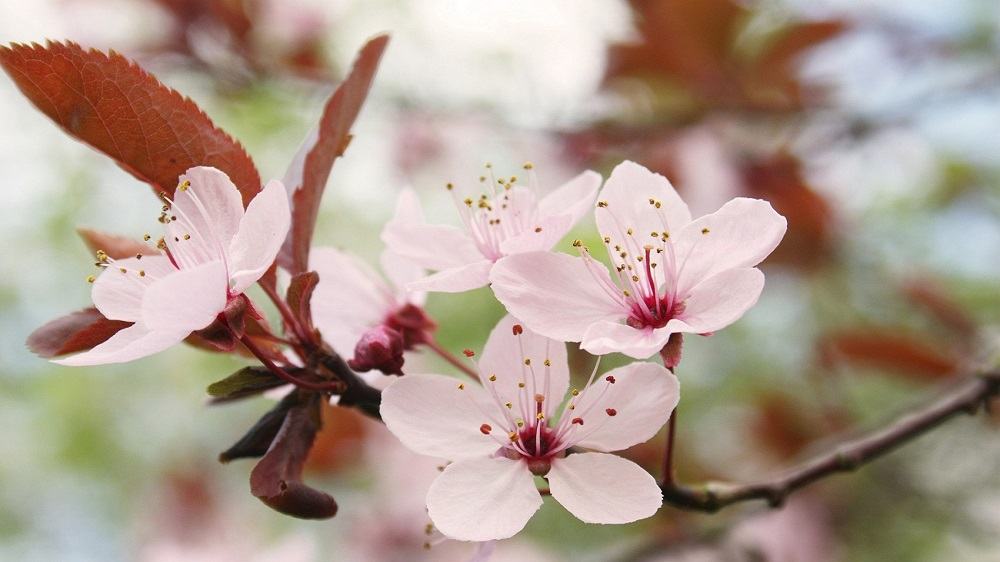
#> input picture sakuraBlossom.jpg, 1000 x 562 px
$ jupyter execute 'Image Blending.ipynb'
#> lines starting #> are read from the running program, lines starting #| are printed output that depends on the picture
[cell 1]
"""
Khawla Alarfaj
Image Blending

"""
import cv2 as cv
import numpy as np
import matplotlib.pyplot as plt

img1 = cv.imread("sakuraBlossom.jpg")
#> img1 is the input picture: shape (562, 1000, 3); mean B, G, R 142.9, 155.1, 173.7
img2 = cv.imread("sakuraTree.png")
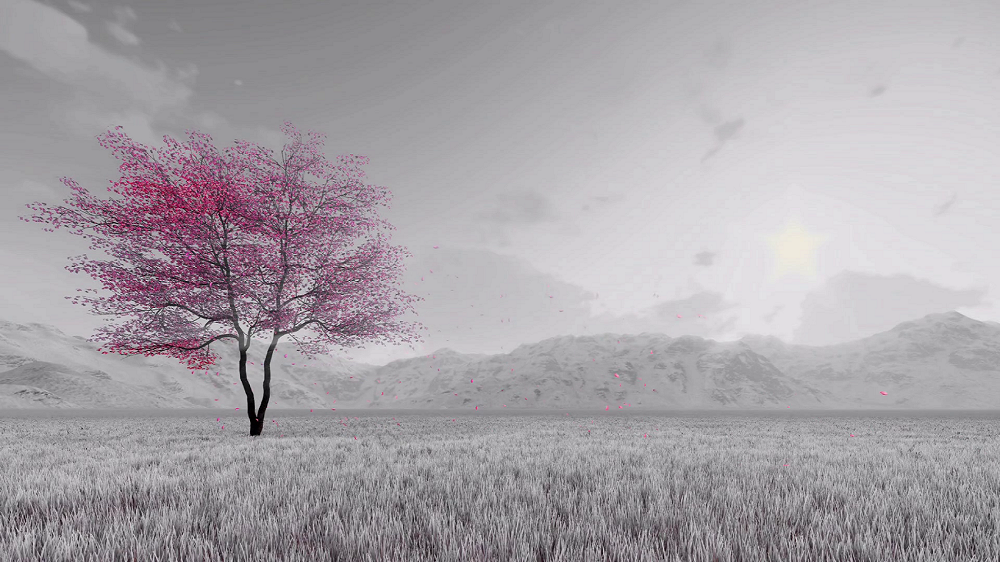
#> input picture sakuraTree.png, 1000 x 562 px
#> img2 is the input picture: shape (562, 1000, 3); mean B, G, R 167.9, 162.7, 167.7

for alpha in np.arange(0, 1, 0.1):
    dst = cv.addWeighted(img1, alpha, img2, 1-alpha, 0)
    cv.imwrite('img'+str(alpha)+'.png',dst)
    cv.imshow('Image Blending',dst)
    cv.waitKey(200)
#> this loop made 10 passes
#> pass 3, `dst = cv.addWeighted(img1, alpha, img2, 1-alpha, 0)`:
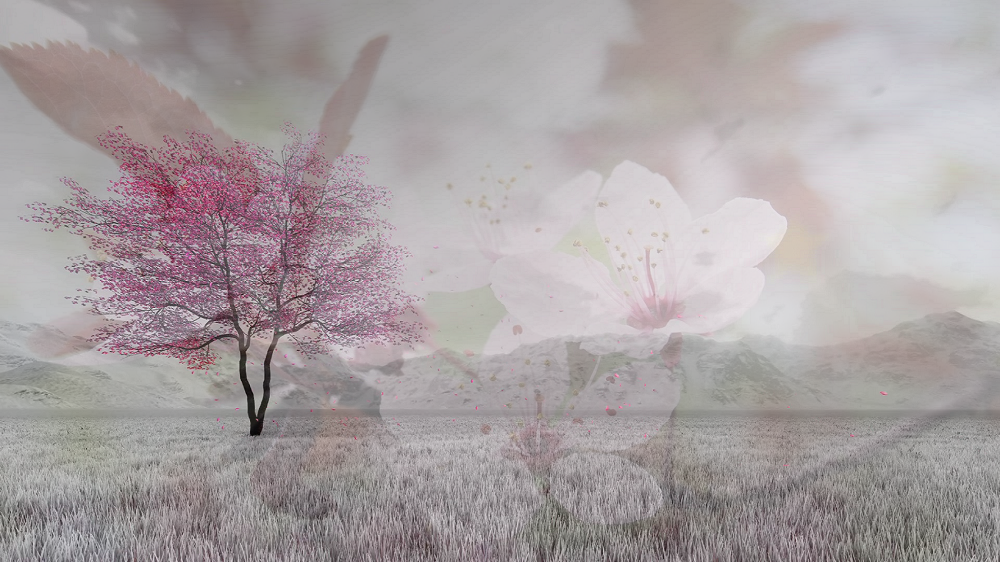
#> dst: shape (562, 1000, 3); mean B, G, R 162.9, 161.2, 168.9
cv.waitKey(0)
cv.destroyAllWindows()
